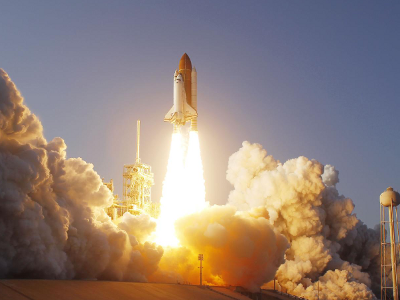
#> input picture project3/img/essai.png, 400 x 300 px; its folder holds 2 pictures in this run
$ python p4_compression_image.py
#> lines starting #> are read from the running program, lines starting #| are printed output that depends on the picture; after the words box and inside, x2 and y2 are one past the last pixel; in counts of white or black regions, pixels touching at a corner belong together
### project3/tests.py
import numpy as np

def init_tests(function_name):
    test_result = {}
    number_of_test = {}

    for name in function_name :
        test_result[name] = 0
        number_of_test[name] = 0

    return (test_result, number_of_test)

def update_test(condition, name, test_result):
    if condition :
        test = '\033[32mPASSED\033[0m'
        test_result[name] += 1
    else :
        test = '\033[31mFAILED\033[0m'

    return test

def main_test(name, entree, res, hope, test_result, number_of_test):

    error_threshold = 0.000001
    if type(hope)==list :
        test = update_test(
            abs(res[0]-hope[0]) < error_threshold and abs(res[1]-hope[1]) < error_threshold,
            name,
            test_result
        )
    elif type(hope)==np.ndarray :
        w = hope.shape[0]
        h = hope.shape[1]
        test = update_test(
            np.all(np.add(-1*res,hope) < np.ones([w,h]) * error_threshold),
            name,
            test_result
        )
    else :
        test = update_test(
            abs(res-hope) < error_threshold,
            name,
            test_result
        )

    number_of_test[name]+=1

    entrees=""
    for i in range(len(entree)):
        if i == 0 :
            entrees += str(entree[i])
        else :
            entrees += ","+str(entree[i])

    print(6*" ","{}({})={} ; Expected result={}".format(name,entrees,res,hope))
    print(6*" ","---> test {}".format(test))
    return None

def print_summary(function_name,test_result,number_of_test):
    print(6*"-","SUMMARY",6*"-")
    for name in function_name :
        if test_result[name] == number_of_test[name] :
            test = '\033[32mPASSED\033[0m'
        else :
            test = '\033[31mFAILED\033[0m'
        print("{} : {}({}/{})".format(name,test,test_result[name],number_of_test[name]))
    return None

### project3/p2_bidiagonale.py
import matplotlib.pyplot as plt
import numpy as np
from p1_transfo_householder import *
from tests import *


def take_nth_pixel(M, n):
    (p, q, t) = np.shape(M)
    D = np.zeros((p, q))
    for i in range(p):
        for j in range(q):
            D[i][j] = M[i][j][n]
    return D

def bidiagonalize(A):
    (n, m) = A.shape
    Qleft = np.identity(n)
    Qright = np.identity(m)
    BD = A.copy()
    for i in range(min(n,m)):
        v1 = np.reshape((np.zeros(n - i)), (n-i, 1))
        v1[0] = np.linalg.norm(BD[i:n, i])

        Q1 = HouseholderXY(np.reshape(BD[i:n, i], (n-i, 1)), v1)  #        Let Q1 be a HH matrix mapping BD[i:n,i] on a vector with a single non-zero element
        Qleft[i:n, i:n] = Qleft[i:n, i:n].dot(Q1)               #        Qleft = Qleft * Q1
        BD[i:n, i:m] = Q1.dot(BD[i:n, i:m])                     #        BD    = Q1 * BD,

        if (i <= (m-2)):                                # If (not(i==(m-2)))
            v2 = np.reshape((np.zeros(m-(i+1))), (m-(i+1), 1))
            v2[0] = np.linalg.norm(BD[i, (i+1):m])

            Q2 = HouseholderXY(np.reshape(BD[i, (i+1):m], (m-i-1, 1)), v2) #         Let Q2 be a HH matrix mapping BD[i,(i+1):m] on a vector with a single non-zero element
            Qright[(i+1):m, (i+1):m] = Q2.dot(Qright[(i+1):m, (i+1):m])             #            Qright = Q2 * Qright
            BD[i:n, (i+1):m] = BD[i:n, (i+1):m].dot(Q2)                         #        BD     = BD * Q2


    return (Qleft, BD, Qright)

# [19 lines left out: function p2_tests, not called in this run]


# [3 lines that do not run on import are left out]

### project3/p3_transfo_QR.py
import numpy as np
import matplotlib.pyplot as plt
from p2_bidiagonale import *
from tests import *


def transfo_QR(S,k):
  '''

  returns the tuple (U,S,V)

  parameters
  ----------
  S : matrix of type array
  k : iteration rank

  returns
  --------
  U : matrix of type array
  S : matrix of type array
  V : matrix of type array

  '''

  U = np.identity(S.shape[0])
  V = np.identity(S.shape[1])

  for i in range (k):
    (Q1, R1) = np.linalg.qr(S.T)
    (Q2, R2) = np.linalg.qr(R1.T)
    S = R2
    U = U.dot(Q2)
    V = np.dot(Q1.T,V)

  return (U,S,V)


# [91 lines left out: functions transfo_QR_verify, sum_extra_diag_terms, norm_extra_diag_terms, plot_convergence_facto_QR, not called in this run]


#Q3
'''

Montrons l'invariant suivant: "S, R1 et R2 sont toujours bidiagonales".

À l'entrée du programme, la matrice S est déjà bidiagonale supérieure.
t(S) est bidiagonale inférieure.
Comme l'algorithme QR préserve la forme de la matrice tridiagonale à chaque étape (slide57 chp3),
alors R1 est une matrice tridiagonale et comme elle est aussi triangulaire supérieure
on en déduit que R1 est bidiagonale supérieure. On suit le meme raisonnement pour prouver
que R2 est aussi bidiagoanle supérieure.

'''


# [25 lines left out: function transfo_QR_simplify, not called in this run]


def modifyUS(U, S):
  '''

  Modifies the U and S matrices in order to preserve the U * S product and the properties of S.

  parameters
  ----------
  U : matrix of type array
  S : matrix of type array

  returns
  --------
  U : matrix of type array
  S : matrix of type array

  '''
  n = S.shape[0]

  D1 = abs(np.diag(S)).tolist()
  D2 = np.diag(S).tolist()

  T1 = D1.copy()
  T1.sort(key=abs,reverse=True)
  T2 = D2.copy()
  T2.sort(key=abs,reverse=True)

  for i in range(n):
    S[i][i] = T1[i]
    U[:,i] = U[:,i] * D1[i] / T2[i]
    if (T2[i]<0) :
      for k in range(n) :
        U[k][i] *= -1
  return U,S

# [56 lines left out: functions test__modifyUS, p3_tests, not called in this run]


# [3 lines that do not run on import are left out]

### project3/p1_transfo_householder.py
#Partie1: Transformations de Housholder

import numpy as np
import math
from tests import *


def symmetry_vector(X, Y):
    '''

    returns the symmetry vector so that its Householder matrix returns X over Y

    Parameters
    -----------
    X : the first vector of type array
    Y : the second vector of type array

    Returns
    ----------
    output : A vector of type array

    '''
    if ((X==Y).all()) :
        return np.zeros_like(X)
    return (X-Y)/np.linalg.norm(X-Y)


def HouseholderXY(X,Y):
    '''

    returns the symmetry matrix that returns X over Y

    Parameters
    -----------
    X : the first vector of type array
    Y : the second vector of type array

    Returns
    ----------
    output : Householder matrix

    '''
    sizeH = X.shape[0]
    U = symmetry_vector(X, Y)
    return (np.identity(sizeH) - 2 * np.dot(U,U.T))


# [234 lines left out: functions Householder, scalar_product, Householder_product_vector, list_to_array, Householder_product_matrix, calculate_ij_product and 2 more, not called in this run]


# [2 lines that do not run on import are left out]


### project3/p4_compression_image.py
#Partie 4 - Question 1 - compression au rang k

import numpy as np
import math
import matplotlib.pyplot as plt
from p2_bidiagonale import *
from p3_transfo_QR import *
from tests import *


def compress_k(A,k):
    '''
    returns the matrix after k-rank compression

    Parameters
    -----------
    A : a matrix of type array
    k : an integer

    Returns
    ----------
    output : A matrix of type array

    '''
    (L,BD,R) = bidiagonalize(A)
    (U,S,V) = transfo_QR(BD,50)
    (U,S) = modifyUS(U,S)
    for i in range(k, len(S)):
        S[i][i]=0

    return L.dot(U.dot(S.dot(V.dot(R))))


def compress_img(img_name, k):
    img_full = plt.imread("img/"+img_name)
    A1 = take_nth_pixel(img_full, 0)
    A2 = take_nth_pixel(img_full, 1)
    A3 = take_nth_pixel(img_full, 2)

    A1 = compress_k(A1,k)
    A2 = compress_k(A2,k)
    A3 = compress_k(A3,k)

    (p, q, t) = np.shape(img_full)
    for i in range(p):
        for j in range(q):
            # values less than 0 displayed in red
            if (A1[i][j] < 0.0) :
                A1[i][j] = 1.0
            if (A2[i][j] < 0.0) :
                A2[i][j] = 0.0
            if (A3[i][j] < 0.0) :
                A3[i][j] = 0.0

            # values more than 1 displayed in green
            if (A1[i][j] > 1.0) :
                A1[i][j] = 0.0
            if (A2[i][j] > 1.0) :
                A2[i][j] = 1.0
            if (A3[i][j] > 1.0) :
                A3[i][j] = 0.0

            img_full[i][j][0] = A1[i][j]
            img_full[i][j][1] = A2[i][j]
            img_full[i][j][2] = A3[i][j]

    plt.imsave("img/result_"+img_name,img_full)

def p4_tests():
    function_name = ["compress_k"]
    (test_result, number_of_test) = init_tests(function_name)

    ###################################

    print("MODULE : PARTIE_4")

    print("error_threshold for tests : 10**(-6)")

    print("test__compress_k : ")

    A = np.array([
        [8,0,0,0],
        [0,5,0,0],
        [0,0,3,0],
        [0,0,0,2]])
    k = 2

    hope = np.array([
        [8,0,0,0],
        [0,5,0,0],
        [0,0,0,0],
        [0,0,0,0]])

    res = compress_k(A, k)
    main_test("compress_k", [A,k], res, hope, test_result, number_of_test)

    ###################################

    print_summary(function_name,test_result,number_of_test)

    print()
    print("Compression de l'image essai.png au rang 100 dans result_essai.png")
    compress_img("essai.png", 100)
#> in compress_img, img_full is the input picture: shape (300, 400, 3) float32; mean R, G, B 0.571, 0.504, 0.472
#> after the loop in bidiagonalize (call 2), `for i in range(min(n,m)):`:
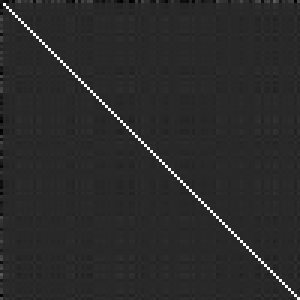
#> Q2: shape (100, 100) float64 (shown 3 times larger); min -0.19, max 1, mean 0.00991; drawn with min black and max white
#> in modifyUS (call 2), `D1 = abs(np.diag(S)).tolist()`: D1 = 300 values, max 207.7 at index 0, min 0.00849 at index 299, mean 1.4
#> in modifyUS (call 2), `D2 = np.diag(S).tolist()`: D2 = 300 values, max 207.7 at index 0, min -0.011 at index 294, mean 1.4
#> in modifyUS (call 2), `T1 = D1.copy()`: T1 has the same summary as D1
#> in modifyUS (call 2), `T2 = D2.copy()`: T2 has the same summary as D2
#> after the loop in modifyUS (call 2), `for i in range(n):`:
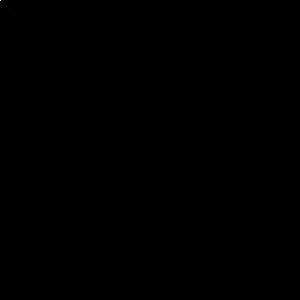
#> S: shape (300, 300) float64; min -0.0569, max 207.7, mean 0; drawn with min black and max white
#> after the loop in compress_k (call 2), `for i in range(k, len(S)):`: S: shape (300, 300) float64; 0.22% of pixels changed, all inside (x1, y1, x2, y2) = (100, 100, 300, 300)
#> call 3 of compress_k, with k = 100
#> after the loop in bidiagonalize (call 3), `for i in range(min(n,m)):`:
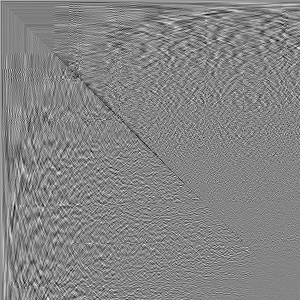
#> Qleft: shape (300, 300) float64; min -0.305, max 0.28, mean -0.000433; drawn with min black and max white
#> after the loop in bidiagonalize (call 3), `for i in range(min(n,m)):`:
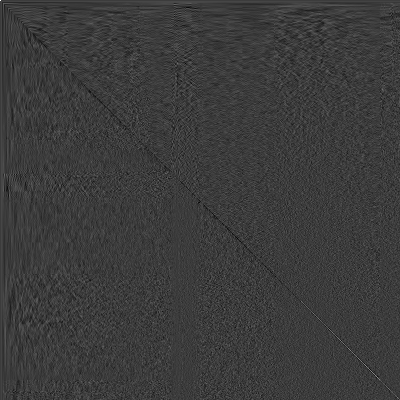
#> Qright: shape (400, 400) float64; min -0.309, max 1, mean -0.00046; drawn with min black and max white
#> call 3 of transfo_QR, with k = 50
#> after the loop in transfo_QR (call 3), `for i in range (k):`:
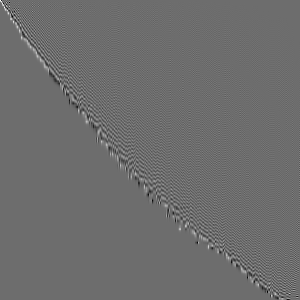
#> U: shape (300, 300) float64; min -0.655, max 0.871, mean 0.000655; drawn with min black and max white
#> after the loop in transfo_QR (call 3), `for i in range (k):`:
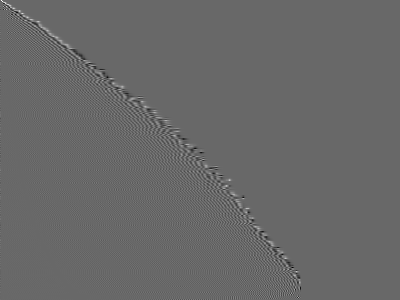
#> V: shape (300, 400) float64; min -0.695, max 0.997, mean 0.000472; drawn with min black and max white
#> after the loop in modifyUS (call 3), `for i in range(n):`: S: shape (300, 300) float64; min -0.0873, max 183.7, mean 0
#> after the loop in compress_k (call 3), `for i in range(k, len(S)):`: S: shape (300, 300) float64; min -0.0873, max 183.7, mean 0
#> in compress_k (call 3), `return L.dot(U.dot(S.dot(V.dot(R))))`:
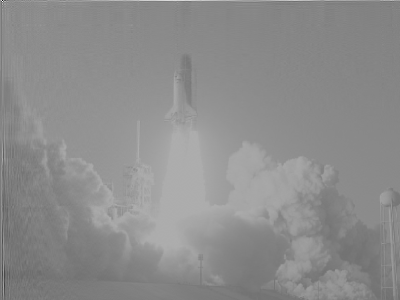
#> returned value: shape (300, 400) float64; min -1.67, max 2.27, mean 0.506; drawn with min black and max white

if __name__=="__main__" :
    p4_tests()
